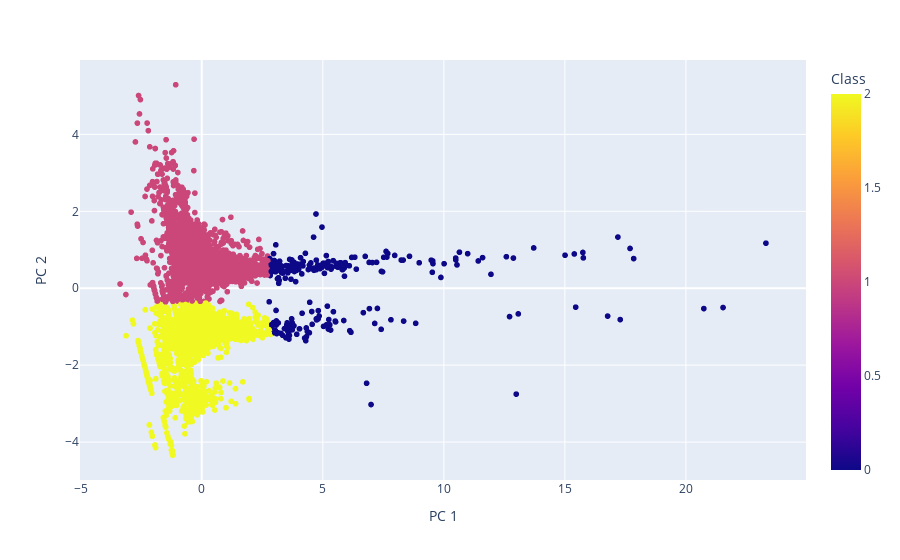

The notebook cell this image was saved under:
### Code cell
# Creating a Scatter with the PCA data and the clusters
fig = px.scatter(
    clustered_df,
    x='PC 1',
    y='PC 2',
    color="Class",
    hover_name='category',
    hover_data=['brand','name','rating'],)
fig.show()

### Figure 1 — Plotly figure (JSON) as saved in the notebook; plotly's stock layout.template omitted (floating-point values rounded to 4 significant figures; data arrays with more than 128 entries replaced by an {"elided": "..."} marker saying what was removed)
{"data": [{"customdata": {"elided": "9164x3 mixed values"}, "hovertemplate": "<b>%{hovertext}</b><br><br>PC 1=%{x}<br>PC 2=%{y}<br>brand=%{customdata[0]}<br>name=%{customdata[1]}<br>rating=%{customdata[2]}<br>Class=%{marker.color}<extra></extra>", "hovertext": {"elided": "9164 str values"}, "legendgroup": "", "marker": {"color": {"elided": "9164 int values"}, "coloraxis": "coloraxis", "symbol": "circle"}, "mode": "markers", "name": "", "showlegend": false, "type": "scattergl", "x": {"elided": "9164 float values"}, "xaxis": "x", "y": {"elided": "9164 float values"}, "yaxis": "y"}], "layout": {"coloraxis": {"colorbar": {"title": {"text": "Class"}}, "colorscale": [[0, "#0d0887"], [0.1111, "#46039f"], [0.2222, "#7201a8"], [0.3333, "#9c179e"], [0.4444, "#bd3786"], [0.5556, "#d8576b"], [0.6667, "#ed7953"], [0.7778, "#fb9f3a"], [0.8889, "#fdca26"], [1, "#f0f921"]]}, "legend": {"tracegroupgap": 0}, "margin": {"t": 60}, "xaxis": {"anchor": "y", "domain": [0, 1], "title": {"text": "PC 1"}}, "yaxis": {"anchor": "x", "domain": [0, 1], "title": {"text": "PC 2"}}}}
